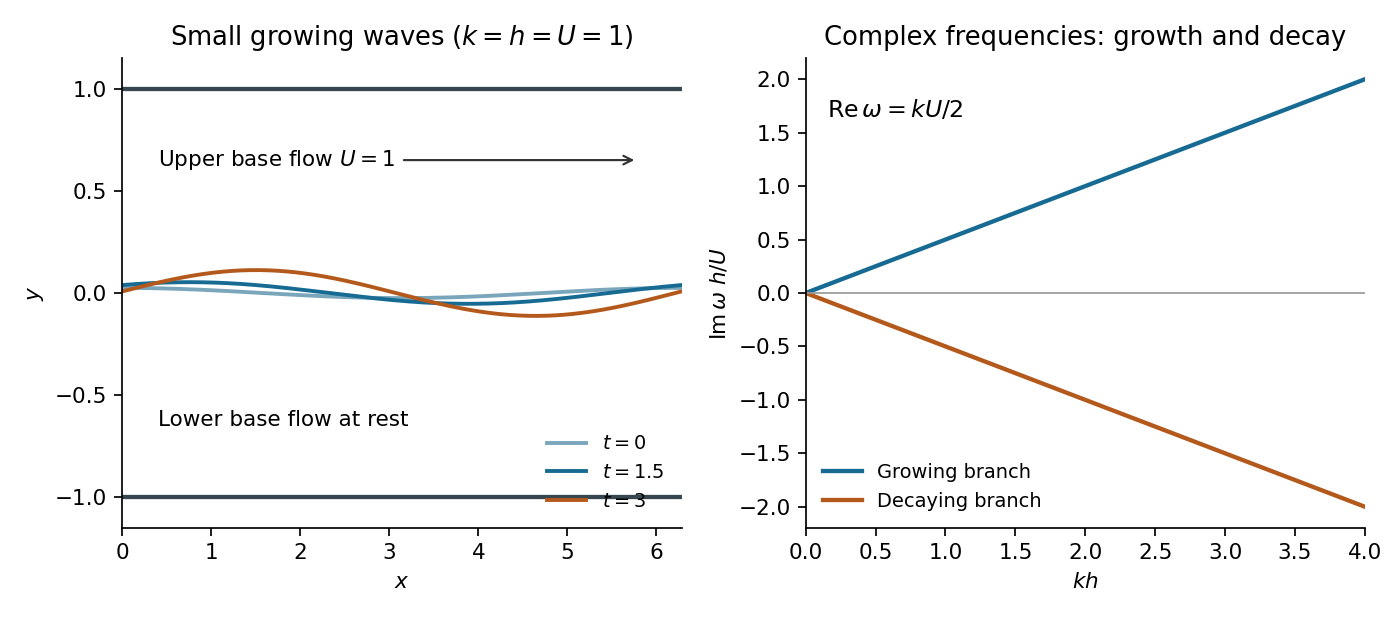

Reproduce this figure in Python.
"""Oxford A10 (2014): growing symmetric-channel vortex-sheet modes.

Writes 2014-channel-instability.png in the process CWD.
Tested with Python 3.14.4, NumPy 2.3.5 and Matplotlib 3.10.7.
Dependencies: repository root pyproject.toml.
"""

import matplotlib

matplotlib.use("Agg")
import matplotlib.pyplot as plt
import numpy as np


def main():
    x=np.linspace(0,2*np.pi,800)
    fig,(ax,bx)=plt.subplots(1,2,figsize=(9,4.0),facecolor="white")
    ax.axhline(1,color="#37474f",lw=2)
    ax.axhline(-1,color="#37474f",lw=2)
    for t,color in [(0,"#7aa6bc"),(1.5,"#176b93"),(3,"#b4591c")]:
        eta=.025*np.exp(t/2)*np.cos(x-t/2)
        ax.plot(x,eta,color=color,lw=1.8,label=f"$t={t:g}$")
    ax.annotate("Upper base flow $U=1$",xy=(5.8,.65),xytext=(.4,.65),
                arrowprops={"arrowstyle":"->","color":"0.2"},va="center",fontsize=10)
    ax.text(.4,-.65,"Lower base flow at rest",fontsize=10)
    ax.set(xlim=(0,2*np.pi),ylim=(-1.15,1.15),xlabel="$x$",ylabel="$y$",
           title="Small growing waves ($k=h=U=1$)")
    ax.legend(loc="lower right",fontsize=9,frameon=False)
    kh=np.linspace(0,4,300)
    bx.plot(kh,kh/2,color="#176b93",lw=2,label="Growing branch")
    bx.plot(kh,-kh/2,color="#b4591c",lw=2,label="Decaying branch")
    bx.axhline(0,color="0.6",lw=.8)
    bx.text(.15,1.65,r"$\mathrm{Re}\,\omega=kU/2$",fontsize=11)
    bx.set(xlim=(0,4),ylim=(-2.2,2.2),xlabel="$kh$",ylabel=r"$\mathrm{Im}\,\omega\ h/U$",
           title="Complex frequencies: growth and decay")
    bx.legend(loc="lower left",fontsize=9,frameon=False)
    for axis in (ax,bx):axis.spines[["top","right"]].set_visible(False)
    fig.tight_layout()
    fig.savefig("2014-channel-instability.png",dpi=155,facecolor="white",transparent=False)
    plt.close(fig)


if __name__ == "__main__":
    main()
